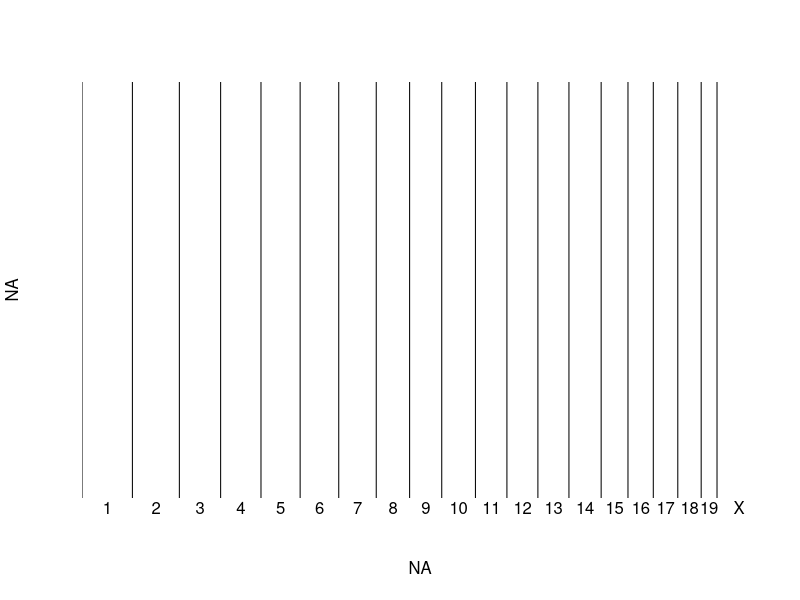
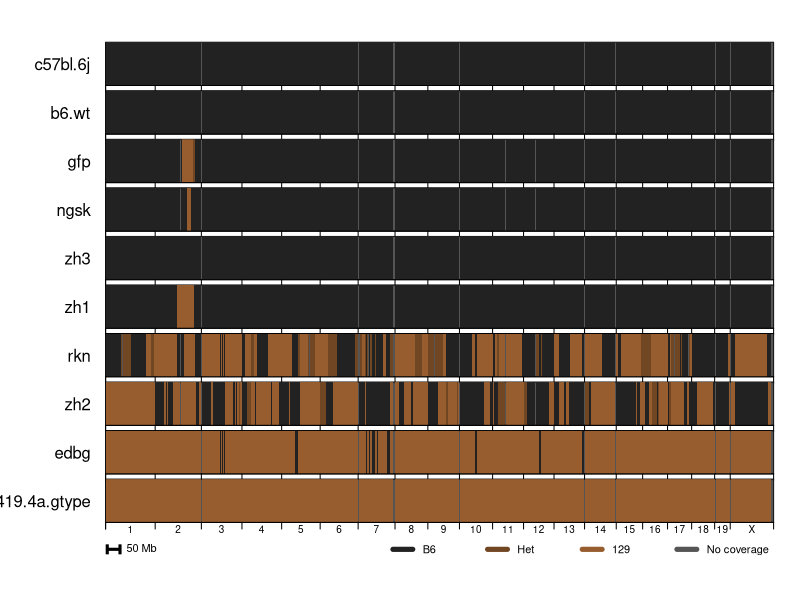

Recreate these plots in R, in order.
options(stringsAsFactors=FALSE)
require(sqldf)
setwd('~/d/sci/src/ko_snps')
gt = read.table('nuvolone-ko-mice-genotypes.txt',sep='\t',header=TRUE)

colnames(gt) = tolower(colnames(gt)) # lower case column names

color_b6    = '#222222'
color_129   = '#975D2F' # 
color_het   = '#714623' # halfway between above
color_lines = '#FC1501' # gummi red - http://www.december.com/html/spec/color1.html
color_bg    = '#555555' # background color

value_b6  = 1
value_129 = 0
value_het = 0.5

colordict = list()
colordict[[as.character(value_b6)]] = color_b6
colordict[[as.character(value_het)]] = color_het
colordict[[as.character(value_129)]] = color_129

chrlen = read.table("grcm38-chrom-lengths.txt",header=TRUE)
# properly number and sort the chromosomes
chrlen$chrno = 0
chrlen$chrno[chrlen$chr=='X'] = 23
chrlen$chrno[chrlen$chr!='X'] = as.integer(chrlen$chr[chrlen$chr!='X'])
# calculate the "absolute position" where each chromosome starts
chrlen = chrlen[with(chrlen, order(chrno)),]
chrlen$startpos = cumsum(as.numeric(chrlen$length)) - chrlen$length + 1
chrlen$endpos = chrlen$startpos + chrlen$length
# assign "absolute position" to each position
gt$abspos = gt$pos + chrlen$startpos[match(gt$chr,chrlen$chr)]
# double check that absolute positions are monotonically increasing
any(gt$abspos != cummax(gt$abspos)) # FALSE is good
# find which SNPs are the highest on their chromosome - for plotting vertical lines at chr breaks
# find places to plot vertical lines between chromosomes
chrbreaks = c(chrlen$startpos,sum(as.numeric(chrlen$length)))
# find places to label chromosomes - midpoint between each line
chrmids = (chrbreaks[1:(length(chrbreaks)-1)] + chrbreaks[2:length(chrbreaks)]) / 2

# test plotting the chromosome boundaries
par(mfrow=c(1,1))
plot(NA,NA,xlim=c(0,max(gt$abspos)),ylim=c(0,1),xaxs='i',axes=FALSE)
abline(v=chrbreaks)
mtext(side=1,at=chrmids,text=chrlen$chr)

colnames(gt)

plot_order = c(6,7,10,9,8,11,12,13,14,16) # which columns to plot, and in what order
display_names = colnames(gt)
# placeholder - can add nicer-looking names later


# find left and right boundaries
no_cov_threshold = 1e7 # plot gray if there is no SNP coverage for > 10 Mb
# left boundary is halfway between self and previous SNP, or -10Mb, whichever is closer
left_distance = pmin(no_cov_threshold,c(0,(gt$abspos[2:(dim(gt)[1])]-gt$abspos[1:(dim(gt)[1]-1)])/2))
gt$rectleft = pmax(gt$abspos - left_distance,chrlen$startpos[match(gt$chr,chrlen$chr)]) - 1 
right_distance = pmin(no_cov_threshold,c((gt$abspos[2:(dim(gt)[1])]-gt$abspos[1:(dim(gt)[1]-1)])/2,0))
gt$rectright = pmin(gt$abspos + right_distance,chrlen$endpos[match(gt$chr,chrlen$chr)]) + 1

pdf('ko-mice-genotypes.pdf',width=10,height=5)
par(mfrow=c(length(plot_order)+1,1),mar=c(.2,5,.2,1),oma=c(2,3,3,1))
iteration = 1
for (colno in plot_order) {
  plot(NA,NA,xlim=c(0,sum(as.numeric(chrlen$length))),ylim=c(0,1),yaxs='i',xaxs='i',
       yaxt='n',xaxt='n',ylab='',xlab='',cex.lab=2)
  mtext(side=2,text=paste(display_names[colno],"  "),las=1)
  rect(par("usr")[1],par("usr")[3],par("usr")[2],par("usr")[4],col=color_bg)
  for (i in 1:dim(gt)[1]) {
    rect(xleft=gt$rectleft[i],ybottom=0,xright=gt$rectright[i],ytop=1,col=colordict[[as.character(gt[i,colno])]],border=NA)
  }
  axis(side=1,at=c(1,chrbreaks),labels=NA)
  if (iteration == length(plot_order)) {
    mtext(side=1,at=chrmids,text=chrlen$chr,cex=.6)  
  } 
  iteration = iteration + 1
}
# seventh plot is borderless, to hold legend and scale bar
plot(NA,NA,type='l',lend=2,lwd=3,axes=FALSE,
     xlim=range(gt$abspos),ylim=c(0,1),yaxs='i',xaxs='i',
     ylab='',xlab='')
arrows(x0=1e7,x1=6e7,y0=.5,y1=.5,angle=90,code=3,lwd=3,length=.05,lend=1)
text(6e7,.5,pos=4,labels='50 Mb')
legend('right',ncol=4,c("B6","Het","129","No coverage"),
       col=c(color_b6,color_het,color_129,color_bg),
       pch=NA,lwd=5,bty='n')
# mtext(side=3,outer=TRUE,text='SNP genotyping of PrP knockout mice and controls',padj=-1)

dev.off()
